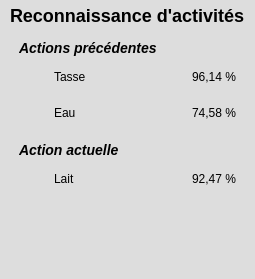
        <widget class="QFrame" name="activites">
         <property name="styleSheet">
          <string notr="true">background-color: #ddd;
border: none;</string>
         </property>
         <property name="frameShape">
          <enum>QFrame::StyledPanel</enum>
         </property>
         <property name="frameShadow">
          <enum>QFrame::Raised</enum>
         </property>
         <layout class="QVBoxLayout" name="verticalLayout_4">
          <property name="spacing">
           <number>5</number>
          </property>
          <property name="leftMargin">
           <number>10</number>
          </property>
          <property name="topMargin">
           <number>5</number>
          </property>
          <property name="rightMargin">
           <number>10</number>
          </property>
          <property name="bottomMargin">
           <number>5</number>
          </property>
          <item>
           <widget class="QLabel" name="activitesTitre">
            <property name="sizePolicy">
             <sizepolicy hsizetype="Preferred" vsizetype="Preferred">
              <horstretch>0</horstretch>
              <verstretch>0</verstretch>
             </sizepolicy>
            </property>
            <property name="minimumSize">
             <size>
              <width>0</width>
              <height>20</height>
             </size>
            </property>
            <property name="maximumSize">
             <size>
              <width>16777215</width>
              <height>16777215</height>
             </size>
            </property>
            <property name="font">
             <font>
              <pointsize>-1</pointsize>
              <weight>75</weight>
              <bold>true</bold>
             </font>
            </property>
            <property name="styleSheet">
             <string notr="true">font-size: 18px;
font-weight: bold;</string>
            </property>
            <property name="text">
             <string>Reconnaissance d'activités</string>
            </property>
            <property name="alignment">
             <set>Qt::AlignLeading|Qt::AlignLeft|Qt::AlignTop</set>
            </property>
           </widget>
          </item>
          <item>
           <widget class="QFrame" name="actionsPrecedentes">
            <property name="frameShape">
             <enum>QFrame::StyledPanel</enum>
            </property>
            <property name="frameShadow">
             <enum>QFrame::Raised</enum>
            </property>
            <layout class="QVBoxLayout" name="verticalLayout_13">
             <property name="bottomMargin">
              <number>0</number>
             </property>
             <item>
              <widget class="QLabel" name="actionsPrecedentesTitre">
               <property name="styleSheet">
                <string notr="true">font-weight: bold;
font-style: italic;
font-size: 14px;</string>
               </property>
               <property name="text">
                <string>Actions précédentes</string>
               </property>
              </widget>
             </item>
             <item>
              <widget class="QFrame" name="actionsPrecedentes1">
               <property name="frameShape">
                <enum>QFrame::StyledPanel</enum>
               </property>
               <property name="frameShadow">
                <enum>QFrame::Raised</enum>
               </property>
               <layout class="QHBoxLayout" name="horizontalLayout_16" stretch="0,0,0">
                <property name="spacing">
                 <number>10</number>
                </property>
                <property name="leftMargin">
                 <number>5</number>
                </property>
                <property name="topMargin">
                 <number>5</number>
                </property>
                <property name="rightMargin">
                 <number>0</number>
                </property>
                <property name="bottomMargin">
                 <number>5</number>
                </property>
                <item>
                 <widget class="QLabel" name="actionPrecedente1Logo">
                  <property name="minimumSize">
                   <size>
                    <width>20</width>
                    <height>20</height>
                   </size>
                  </property>
                  <property name="maximumSize">
                   <size>
                    <width>20</width>
                    <height>20</height>
                   </size>
                  </property>
                  <property name="text">
                   <string/>
                  </property>
                  <property name="pixmap">
                   <pixmap resource="../ressources/icones.qrc">:/logos/cup.png</pixmap>
                  </property>
                  <property name="scaledContents">
                   <bool>true</bool>
                  </property>
                 </widget>
                </item>
                <item>
                 <widget class="QLabel" name="actionPrecedente1Label">
                  <property name="text">
                   <string>Tasse</string>
                  </property>
                  <property name="alignment">
                   <set>Qt::AlignLeading|Qt::AlignLeft|Qt::AlignVCenter</set>
                  </property>
                 </widget>
                </item>
                <item>
                 <widget class="QLabel" name="actionPrecedente1Pourcentage">
                  <property name="minimumSize">
                   <size>
                    <width>60</width>
                    <height>20</height>
                   </size>
                  </property>
                  <property name="maximumSize">
                   <size>
                    <width>16777215</width>
                    <height>16777215</height>
                   </size>
                  </property>
                  <property name="text">
                   <string>96,14 %</string>
                  </property>
                  <property name="alignment">
                   <set>Qt::AlignRight|Qt::AlignTrailing|Qt::AlignVCenter</set>
                  </property>
                 </widget>
                </item>
               </layout>
              </widget>
             </item>
             <item>
              <widget class="QFrame" name="actionsPrecedentes2">
               <property name="frameShape">
                <enum>QFrame::StyledPanel</enum>
               </property>
               <property name="frameShadow">
                <enum>QFrame::Raised</enum>
               </property>
               <layout class="QHBoxLayout" name="horizontalLayout_17" stretch="0,0,0">
                <property name="spacing">
                 <number>10</number>
                </property>
                <property name="leftMargin">
                 <number>5</number>
                </property>
                <property name="topMargin">
                 <number>5</number>
                </property>
                <property name="rightMargin">
                 <number>0</number>
                </property>
                <property name="bottomMargin">
                 <number>5</number>
                </property>
                <item>
                 <widget class="QLabel" name="actionsPrecedentes2Logo">
                  <property name="minimumSize">
                   <size>
                    <width>20</width>
                    <height>20</height>
                   </size>
                  </property>
                  <property name="maximumSize">
                   <size>
                    <width>20</width>
                    <height>20</height>
                   </size>
                  </property>
                  <property name="text">
                   <string/>
                  </property>
                  <property name="pixmap">
                   <pixmap resource="../ressources/icones.qrc">:/logos/cup.png</pixmap>
                  </property>
                  <property name="scaledContents">
                   <bool>true</bool>
                  </property>
                 </widget>
                </item>
                <item>
                 <widget class="QLabel" name="actionsPrecedentes2Label">
                  <property name="text">
                   <string>Eau</string>
                  </property>
                  <property name="alignment">
                   <set>Qt::AlignLeading|Qt::AlignLeft|Qt::AlignVCenter</set>
                  </property>
                 </widget>
                </item>
                <item>
                 <widget class="QLabel" name="actionsPrecedentes2Pourcentage">
                  <property name="minimumSize">
                   <size>
                    <width>60</width>
                    <height>20</height>
                   </size>
                  </property>
                  <property name="maximumSize">
                   <size>
                    <width>16777215</width>
                    <height>16777215</height>
                   </size>
                  </property>
                  <property name="text">
                   <string>74,58 %</string>
                  </property>
                  <property name="alignment">
                   <set>Qt::AlignRight|Qt::AlignTrailing|Qt::AlignVCenter</set>
                  </property>
                 </widget>
                </item>
               </layout>
              </widget>
             </item>
            </layout>
           </widget>
          </item>
          <item>
           <widget class="QFrame" name="actionActuelle">
            <property name="frameShape">
             <enum>QFrame::StyledPanel</enum>
            </property>
            <property name="frameShadow">
             <enum>QFrame::Raised</enum>
            </property>
            <layout class="QVBoxLayout" name="verticalLayout_14">
             <property name="bottomMargin">
              <number>0</number>
             </property>
             <item>
              <widget class="QLabel" name="actionActuelleTitre">
               <property name="styleSheet">
                <string notr="true">font-weight: bold;
font-style: italic;
font-size: 14px;</string>
               </property>
               <property name="text">
                <string>Action actuelle</string>
               </property>
              </widget>
             </item>
             <item>
              <widget class="QFrame" name="actionActuelle1">
               <property name="frameShape">
                <enum>QFrame::StyledPanel</enum>
               </property>
               <property name="frameShadow">
                <enum>QFrame::Raised</enum>
               </property>
               <layout class="QHBoxLayout" name="horizontalLayout_18" stretch="0,0,0">
                <property name="spacing">
                 <number>10</number>
                </property>
                <property name="leftMargin">
                 <number>5</number>
                </property>
                <property name="topMargin">
                 <number>5</number>
                </property>
                <property name="rightMargin">
                 <number>0</number>
                </property>
                <property name="bottomMargin">
                 <number>5</number>
                </property>
                <item>
                 <widget class="QLabel" name="actionActuelle1Logo">
                  <property name="minimumSize">
                   <size>
                    <width>20</width>
                    <height>20</height>
                   </size>
                  </property>
                  <property name="maximumSize">
                   <size>
                    <width>20</width>
                    <height>20</height>
                   </size>
                  </property>
                  <property name="text">
                   <string/>
                  </property>
                  <property name="pixmap">
                   <pixmap resource="../ressources/icones.qrc">:/logos/cup.png</pixmap>
                  </property>
                  <property name="scaledContents">
                   <bool>true</bool>
                  </property>
                 </widget>
                </item>
                <item>
                 <widget class="QLabel" name="actionActuelle1Label">
                  <property name="text">
                   <string>Lait</string>
                  </property>
                  <property name="alignment">
                   <set>Qt::AlignLeading|Qt::AlignLeft|Qt::AlignVCenter</set>
                  </property>
                 </widget>
                </item>
                <item>
                 <widget class="QLabel" name="actionActuelle1Pourcentage">
                  <property name="minimumSize">
                   <size>
                    <width>60</width>
                    <height>20</height>
                   </size>
                  </property>
                  <property name="maximumSize">
                   <size>
                    <width>16777215</width>
                    <height>16777215</height>
                   </size>
                  </property>
                  <property name="text">
                   <string>92,47 %</string>
                  </property>
                  <property name="alignment">
                   <set>Qt::AlignRight|Qt::AlignTrailing|Qt::AlignVCenter</set>
                  </property>
                 </widget>
                </item>
               </layout>
              </widget>
             </item>
            </layout>
           </widget>
          </item>
          <item>
           <spacer name="activitesSpacer">
            <property name="orientation">
             <enum>Qt::Vertical</enum>
            </property>
            <property name="sizeHint" stdset="0">
             <size>
              <width>20</width>
              <height>80</height>
             </size>
            </property>
           </spacer>
          </item>
         </layout>
        </widget>
